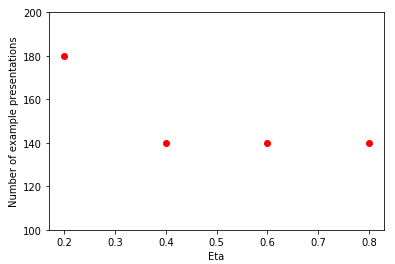

Reproduce this figure in Python.
import matplotlib.pyplot as plt

name = 'hw3_dataset.txt'
c = []                       # label list
h = [0,0,0,0,0,
     0,0,0,0,0,
     0,0,0,0,0,
     0,0,0,0,0]              #list of trained labels, always being refreshed

#attribute list(2-dimensional), each sublist is x[i]
x= [1.0,[],[],[],[],[]]

#read data
file = open(name, 'r')
for line in file.readlines():
    line.strip()
    for i in range(1,6):
        x[i].append(float(line[5+i-1]))
    sum = 0
    for i in range(len(line)):
        if(line[i]=='1' and i>=5):
           sum += 1
    if(sum>=3):
        c.append(1)
    else :
        c.append(0)
file.close()


def check_classifier(w, i, attr_num):
    sigma = 0
    sigma += w[0] * x[0]
    for j in range(1, attr_num+1):
        sigma += w[j] * x[j][i]
    if(sigma> 0):
        h[i] = 1
    else:
        h[i] = 0
    if( h[i] == c[i]):
        return 1
    else:
        return 0

def perceptron(Eta,attr_num):
    epoch = 0 
    error = 1
    w = []
    for i in range(attr_num+1):
        w.append(0.2)
    while(error > 0):
        error = 0
        for i in range(20):
            if(check_classifier(w, i, attr_num) == 0):
                error += 1
            w[0]= w[0] + (c[i] - h[i])* Eta * x[0]
            for j in range(1,attr_num+1):
                w[j]= w[j] + (c[i] - h[i])* Eta * x[j][i]
        epoch += 1
    #below print weights, specified for task1
    print('Eta=',Eta)
    for i in range(6):
        print('w[',i,']=',w[i])
    #above print weights, specified for task1
    return epoch


plt.plot([0.2, 0.4, 0.6, 0.8], 
         [perceptron(0.2,5)*20, perceptron(0.4,5)*20, perceptron(0.6,5)*20, perceptron(0.8,5)*20],
         'ro')
plt.xlabel('Eta')
plt.ylabel('Number of example presentations')
plt.ylim(100,200)
